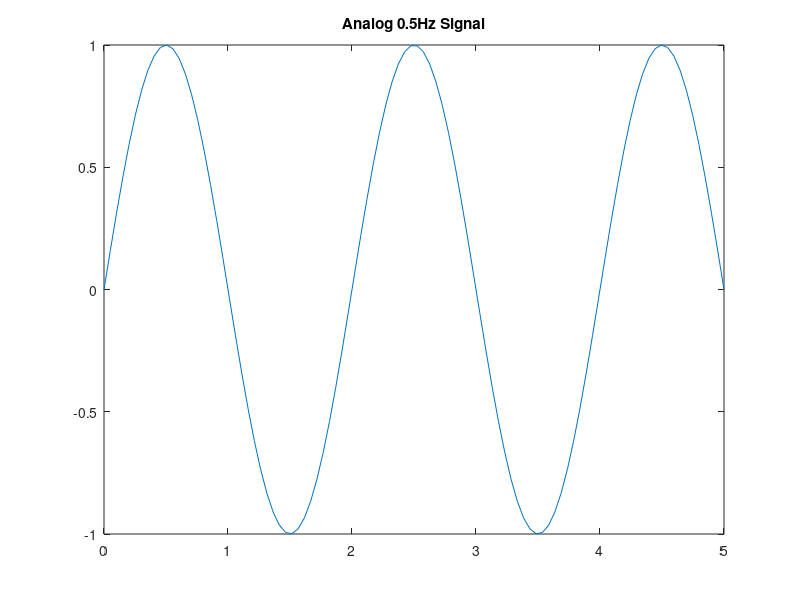

Reproduce this figure in MATLAB.
clear, clc;
        
t = linspace(0,5);  
Fs = 5000;
fo = 0.5;
n = 0:1/Fs:99;  

x1_t = sin(2*pi*fo*t); 
plot(t,x1_t); title('Analog 0.5Hz Signal');

x1_n = sin(2*pi*(fo/Fs)*t); 



